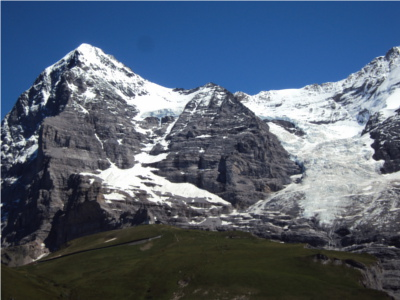
#> input picture Code/Image Stitching/Mountain1.JPG, 400 x 300 px, found by its file name
$ python panaroma.py
#> lines starting #> are read from the running program, lines starting #| are printed output that depends on the picture
import random
import time
import cv2
import numpy as np
#===================================================================
#===================================================================


#===================================================================
def get_matched_keypoints(image1_keypoints, image1_descriptors,\
                          image2_keypoints, image2_descriptors):
    """ Returns an array of array of tuples of matched keypoints """
    # Use the SIFT descriptor to match between the keypoints
    all_matched_keypoints = []
    for i in range(len(image1_descriptors)):
        # Lowe's ratio can be used to reject flase positives by keeping track of 2 similar matches so far
        # Checking for false positives is extremely important
        threshold_ratio = 0.7   # Lowe's ratio
        closest_match_index = 0
        closest_match_error = float('inf')
        second_closest_match_error = float('inf')

        for j in range(len(image2_descriptors)):
            error = np.linalg.norm(image1_descriptors[i] - image2_descriptors[j])

            # If the error is smaller than the current smallest error,
            # then make second error the previous smallest and update the smallest error
            if (error < closest_match_error):
                second_closest_match_error = closest_match_error
                closest_match_index = j
                closest_match_error = error

            # If the error is only smaller than the second error, then update the second error only
            elif (error < second_closest_match_error):
                second_closest_match_error = error

        # Obtain the matching keypoints using Lowe's ratio and append to the list of all matched keypoints
        # If the closest match is significantly better than the second closest match,
        # then the closest match is considered truly to be the closest match
        if (closest_match_error < (threshold_ratio * second_closest_match_error)):
            matched_keypoints = [image1_keypoints[i], image2_keypoints[closest_match_index]]
            all_matched_keypoints.append(matched_keypoints)

    return all_matched_keypoints
#===================================================================

#===================================================================
def matched_keypoints_intensities(all_matched_keypoints, image2_grayscale, image1_grayscale):
    """ Prints the intensities of the matched keypoints """
    # The indices of the rows and columns for grayscale images have to be carefully considered
    for i in range(len(all_matched_keypoints)):
        print(f'{image1_grayscale[int(all_matched_keypoints[i][0][1])][int(all_matched_keypoints[i][0][0])]}, '\
              f'{image2_grayscale[int(all_matched_keypoints[i][1][1])][int(all_matched_keypoints[i][1][0])]} \n')
    return
#===================================================================

#===================================================================
def get_homography(all_matched_points, RANSAC_max_iterations, RANSAC_inlier_error_threshold):
    """ Applies RANSAC and obtains the homography """
    best_homography = np.zeros((3,3))
    num_correspondence_points = 25  # Homography will be the best fit for these correspondence points
    matches = all_matched_points

    inliers_for_best_model = 0
    # Apply RANSAC to get the best homography
    for i in range(RANSAC_max_iterations):
        rands = random.sample(range(len(all_matched_points)), num_correspondence_points)

        # Construct A matrix from the source and destination image pixel coordinates
        # The indices of the rows and columns for grayscale images have to be carefully considered
        A = np.empty(shape=[0, 9])
        for r in rands:
            a1 = np.array([[matches[r][0][0], matches[r][0][1], 1, 0, 0, 0, -matches[r][1][0] * matches[r][0][0],\
                           -matches[r][1][0] * matches[r][0][1], -matches[r][1][0]]])
            a2 = np.array([[0, 0, 0, matches[r][0][0], matches[r][0][1], 1, -matches[r][1][1] * matches[r][0][0],\
                           -matches[r][1][1] * matches[r][0][1], -matches[r][1][1]]])
            a = np.append(a1, a2, axis=0)
            A = np.append(A, a, axis=0)

        # The homography vector is the eigenvector of A^T A corresponding to the minimum eigenvalue
        # eigenvalues, eigenvectors = np.linalg.eig(np.transpose(A) @ A)
        # h = eigenvectors[np.argmin(eigenvalues)]

        # Alternatively, homography can be computed using SVD as well
        U, S, Vh = np.linalg.svd(A)
        h = Vh[-1]

        # Construct the matrix
        current_homography = np.array([[h[0], h[1], h[2]],
                                       [h[3], h[4], h[5]],
                                       [h[6], h[7], h[8]]]) / h[8]

        # Check the number of inliers produced by the given estimate of the homography
        current_inliers = 0
        for j in range(len(matches)):
            source_pixel_position = np.array([[matches[j][0][0]], [matches[j][0][1]], [1]])
            destination_pixel_position = np.array([[matches[j][1][0]], [matches[j][1][1]]])
            # print(destination_pixel_position)
            destination_pixel_position_prediction = current_homography.dot(source_pixel_position)
            # print(f'before dividing by homogeneous: {destination_pixel_position_prediction}')

            # Making predicted position homogeneous
            z_d = destination_pixel_position_prediction[2][0]
            destination_pixel_position_prediction = np.array([[destination_pixel_position_prediction[0][0]],
                                                              [destination_pixel_position_prediction[1][0]]])
            destination_pixel_position_prediction /= z_d

            # Check if the predicted position is within the threshold distance from the actual position
            if (np.linalg.norm(destination_pixel_position_prediction - destination_pixel_position) <\
                RANSAC_inlier_error_threshold):
                current_inliers += 1
                # print(f'{current_inliers}')

        if (current_inliers > inliers_for_best_model):
            inliers_for_best_model = current_inliers
            best_homography = current_homography
            # print(f'Homography: \n{best_homography}')
            # print(f'Inliers: {inliers_for_best_model}')

    return best_homography
#===================================================================

#===================================================================
def warp_and_stitch(image1, image2, homography):
    """ Warps image1 and then stitches the warped image1 with image2 """
    # Get the transformed locations of the 4 corners of image1 after applying homography
    # In homogeneous coordinates
    left_top_homo = homography @ np.array([[0], [0], [1]])
    left_bottom_homo = homography @ np.array([[0], [len(image1)], [1]])
    right_top_homo = homography @ np.array([[len(image1[0])], [0], [1]])
    right_bottom_homo = homography @ np.array([[len(image1[0])], [len(image1)], [1]])

    # In pixel coordinates
    left_top = np.array([[left_top_homo[0][0]], [left_top_homo[1][0]]]) / left_top_homo[2][0]
    left_bottom = np.array([[left_bottom_homo[0][0]], [left_bottom_homo[1][0]]]) / left_bottom_homo[2][0]
    right_top = np.array([[right_top_homo[0][0]], [right_top_homo[1][0]]]) / right_top_homo[2][0]
    right_bottom = np.array([[right_bottom_homo[0][0]], [right_bottom_homo[1][0]]]) / right_bottom_homo[2][0]

    # Construct the empty canvas
    additional_left_shift = int(np.abs(min(left_top[0][0], left_bottom[0][0])))
    additional_height = int(min(left_top[1][0], right_top[1][0]))
    additional_depth  = int(max(left_bottom[1][0], right_bottom[1][0]) - len(image2))

    # Convert the height and depth values to positive integers
    if (additional_height > 0): additional_height = 0
    else: additional_height = np.abs(additional_height)
    if (additional_depth < 0): additional_depth = 0

    stitched_image = np.zeros((len(image2) + additional_height + additional_depth,\
                               len(image2[0]) + additional_left_shift, 3), dtype=np.uint8)

    # [6 lines of commented-out code are left out]
    for row in range(len(stitched_image)):
        for col in range(len(stitched_image[0])):
            # Express (col, row) in the coordinate frame of image2
            x = col - additional_left_shift
            y = row - additional_height
            image1_transformed_coordinates = np.array([[x], [y], [1]])

            # Compute the coordinates in image1 before the homography
            corresponding_image1_coordinates = np.linalg.inv(homography) @ image1_transformed_coordinates
            corresponding_image1_coordinates /= corresponding_image1_coordinates[2][0]
            x_corresponding = int(corresponding_image1_coordinates[0][0])
            y_corresponding = int(corresponding_image1_coordinates[1][0])

            # Grab the pixel from image1 and put it in stitched_image
            if ((0 <= x_corresponding < len(image1[0])) and\
                (0 <= y_corresponding < len(image1))):
                stitched_image[row][col][:] = image1[y_corresponding][x_corresponding]

    # Loop over the canvas one more time and get the pixel from image2
    for row in range(len(stitched_image)):
        for col in range(len(stitched_image[0])):
            # Get the pixel location in image1
            x = col - additional_left_shift
            y = row - additional_height

            # Grab the pixel from image2 and put it in stitched_image
            if ((0 <= x < len(image2[0])) and\
                (0 <= y < len(image2))):
                stitched_image[row][col][:] = image2[y][x]

    return stitched_image
#===================================================================

#===================================================================
if __name__ == "__main__":
    initial_time = time.time()
    image1 = cv2.imread('.\Mountain1.jpg')
#> image1 is the input picture: shape (300, 400, 3); mean B, G, R 113.4, 95.7, 82.9
    image2 = cv2.imread('.\Mountain2.jpg')
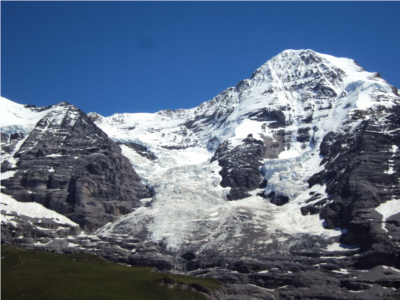
#> input picture Code/Image Stitching/Mountain2.JPG, 400 x 300 px, found by its file name
#> image2 is the input picture: shape (300, 400, 3); mean B, G, R 131, 108.6, 93
    # print(f'Shape of image1: {np.shape(image1)}')

    image1_grayscale = cv2.cvtColor(image1, cv2.COLOR_BGR2GRAY)
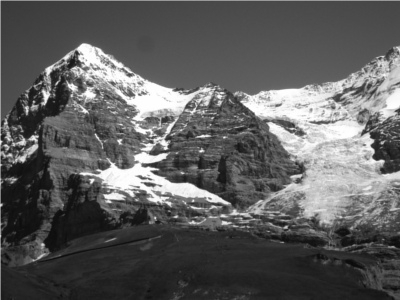
#> image1_grayscale: shape (300, 400); min 9, max 255, mean 93.9
    image2_grayscale = cv2.cvtColor(image2, cv2.COLOR_BGR2GRAY)
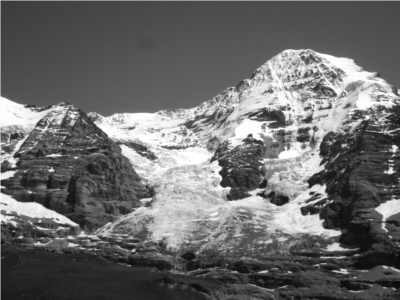
#> image2_grayscale: shape (300, 400); min 8, max 255, mean 106.5

    # Get the SIFT features from the images
    image1_sift = cv2.SIFT_create()
    image2_sift = cv2.SIFT_create()

    image1_sift_keypoints, image1_sift_descriptor = image1_sift.detectAndCompute(image1_grayscale, None)
#> image1_sift_keypoints = 1257 keypoints; strongest (x, y, size): (46, 95, 5.4), (34, 138, 4.3), (72, 87, 5.5), (144, 165, 3.5)
    image2_sift_keypoints, image2_sift_descriptor = image2_sift.detectAndCompute(image2_grayscale, None)
#> image2_sift_keypoints = 1491 keypoints; strongest (x, y, size): (391, 171, 4.1), (394, 148, 4.2), (311, 193, 2.4), (281, 200, 9.1)

    # [7 lines of commented-out code are left out]
    image1_keypoints_coordinates = cv2.KeyPoint.convert(image1_sift_keypoints)
#> image1_keypoints_coordinates = 1257 pairs, first value 2.46 to 396.7, second value 43.74 to 296.4
    image2_keypoints_coordinates = cv2.KeyPoint.convert(image2_sift_keypoints)
#> image2_keypoints_coordinates = 1491 pairs, first value 2.47 to 396.7, second value 48.04 to 297

    # Match the keypoints from one image to another image
    all_matched_keypoints = get_matched_keypoints(image1_keypoints_coordinates, image1_sift_descriptor,\
                                                  image2_keypoints_coordinates, image2_sift_descriptor)
#> the loop in get_matched_keypoints, `for i in range(len(image1_descriptors)): # Lowe's ratio can be used to..` made 1257 passes
#> matched_keypoints on passes 498, 501, 502, 504, 507, 509, 511, 512, 514, 515, 516, 517: [[157, 112.9], [6.47, 128.9]], [[159, 137.9], [6.71, 154.8]], [[159.4, 132.8], [7.65, 149.6]], [[160.3, 111], [9.62, 127]], [[161.5, 175.1], [7.64, 193.5]], [[164, 195.4], [8.85, 214.7]], [[164.7, 144], [12.79, 161.6]], [[164.7, 144], [12.79, 161.6]], [[165.3, 109.6], [15.5, 126.1]], [[165.7, 119.7], [14.8, 136.3]], [[165.7, 205.2], [10.29, 224.7]], [[166.3, 207.2], [10.82, 227]]
#> after the loop in get_matched_keypoints, `for i in range(len(image1_descriptors)):`: all_matched_keypoints = 526 items, first 6: [[157, 112.9], [6.47, 128.9]], [[159, 137.9], [6.71, 154.8]], [[159.4, 132.8], [7.65, 149.6]], [[160.3, 111], [9.62, 127]], [[161.5, 175.1], [7.64, 193.5]], [[164, 195.4], [8.85, 214.7]]

    # np.savetxt('all_matched_keypoints', all_matched_keypoints[0], delimiter=' ')
    # np.savetxt('image1_keypoints_coordinates', image1_keypoints_coordinates, delimiter=' ')
    # np.savetxt('image2_keypoints_coordinates', image2_keypoints_coordinates, delimiter=' ')

    # Apply RANSAC to get the Homography
    RANSAC_max_iterations = 1000
    RANSAC_inlier_error_threshold = 5
    homography = get_homography(all_matched_keypoints, RANSAC_max_iterations, RANSAC_inlier_error_threshold)
#> in get_homography, `matches = all_matched_points`: matches has the same summary as all_matched_keypoints in get_matched_keypoints
#> after the loop in get_homography, `for i in range(RANSAC_max_iterations):`: best_homography = [[1.13, -0.0652, -162.8], [0.112, 1.06, -2.94], [0.000369, -0.000118, 1]]; inliers_for_best_model = 526
#> homography has the same summary as best_homography in get_homography
    print(f'Homography:\n{homography}')
#| Homography:
#| [[ 1.12538954e+00 -6.51576504e-02 -1.62829173e+02]
#|  [ 1.12433059e-01  1.06125456e+00 -2.94377759e+00]
#|  [ 3.69183402e-04 -1.17766325e-04  1.00000000e+00]]

    # homography obtained using opencv function is
    # homography = np.array([[ 1.12277084e+00, -5.91029184e-02, -1.63100279e+02],
    #                        [ 1.08775556e-01,  1.06881700e+00, -3.03151637e+00],
    #                        [ 3.47984883e-04, -7.88259557e-05,  1.00000000e+00]])

    # Apply the transformation on the source image to get the destination location
    # Warp image1 to image2. Hence, source image would be image1 and the destination image would be image2
    # image1_transformed = get_transformed_image(homography, image1)

    # warp image1 onto image2 and stitch the images
    stitched_image = warp_and_stitch(image1, image2, homography)
#> in warp_and_stitch, `left_top_homo = homography @ np.array([[0], [0], [1]])`: left_top_homo = [-162.8, -2.94, 1]
#> in warp_and_stitch, `left_bottom_homo = homography @ np.array([[0], [len(image1)], [1]])`: left_bottom_homo = [-182.4, 315.4, 0.965]
#> in warp_and_stitch, `right_top_homo = homography @ np.array([[len(image1[0])], [0], [1]])`: right_top_homo = [287.3, 42.03, 1.15]
#> in warp_and_stitch, `right_bottom_homo = homography @ np.array([[len(image1[0])], [len(imag..`: right_bottom_homo = [267.8, 360.4, 1.11]
#> in warp_and_stitch, `left_top = np.array([[left_top_homo[0][0]], [left_top_homo[1][0]]]) / ..`: left_top = [-162.8, -2.94]
#> in warp_and_stitch, `left_bottom = np.array([[left_bottom_homo[0][0]], [left_bottom_homo[1]..`: left_bottom = [-189.1, 327]
#> in warp_and_stitch, `right_top = np.array([[right_top_homo[0][0]], [right_top_homo[1][0]]])..`: right_top = [250.4, 36.62]
#> in warp_and_stitch, `right_bottom = np.array([[right_bottom_homo[0][0]], [right_bottom_homo..`: right_bottom = [240.7, 324]
#> in warp_and_stitch, `additional_left_shift = int(np.abs(min(left_top[0][0], left_bottom[0][..`: additional_left_shift = 189
#> in warp_and_stitch, `additional_height = int(min(left_top[1][0], right_top[1][0]))`: additional_height = -2
#> in warp_and_stitch, `additional_depth  = int(max(left_bottom[1][0], right_bottom[1][0]) - l..`: additional_depth = 26
#> in warp_and_stitch, `else: additional_height = np.abs(additional_height)`: additional_height = 2
#> in warp_and_stitch, `stitched_image = np.zeros((len(image2) + additional_height + additiona..`: stitched_image: shape (328, 589, 3); every value is 0
#> after the loop in warp_and_stitch, `for row in range(len(stitched_image)):`:
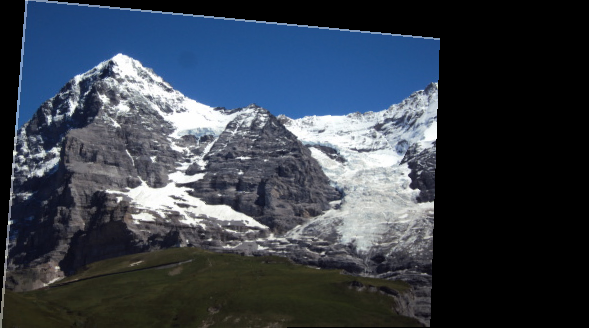
#> stitched_image: shape (328, 589, 3); mean B, G, R 75.1, 63.5, 55.2
#> after the loop in warp_and_stitch, `for row in range(len(stitched_image)):`:
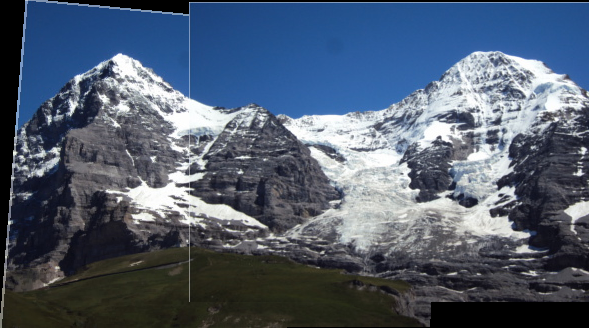
#> stitched_image: shape (328, 589, 3); mean B, G, R 110.7, 92.6, 80

    # Runtime
    current_time = time.time()
    total_time = current_time - initial_time
    # print(f'Number of keypoints: {len(image1_keypoints_coordinates)}')
    print(f'Total time: {total_time} s')

    # Stitched Image
    cv2.imwrite('StitchedImage.png', stitched_image)
    cv2.imshow('StitchedImage', stitched_image)

    cv2.waitKey(0)
    cv2.destroyAllWindows()
